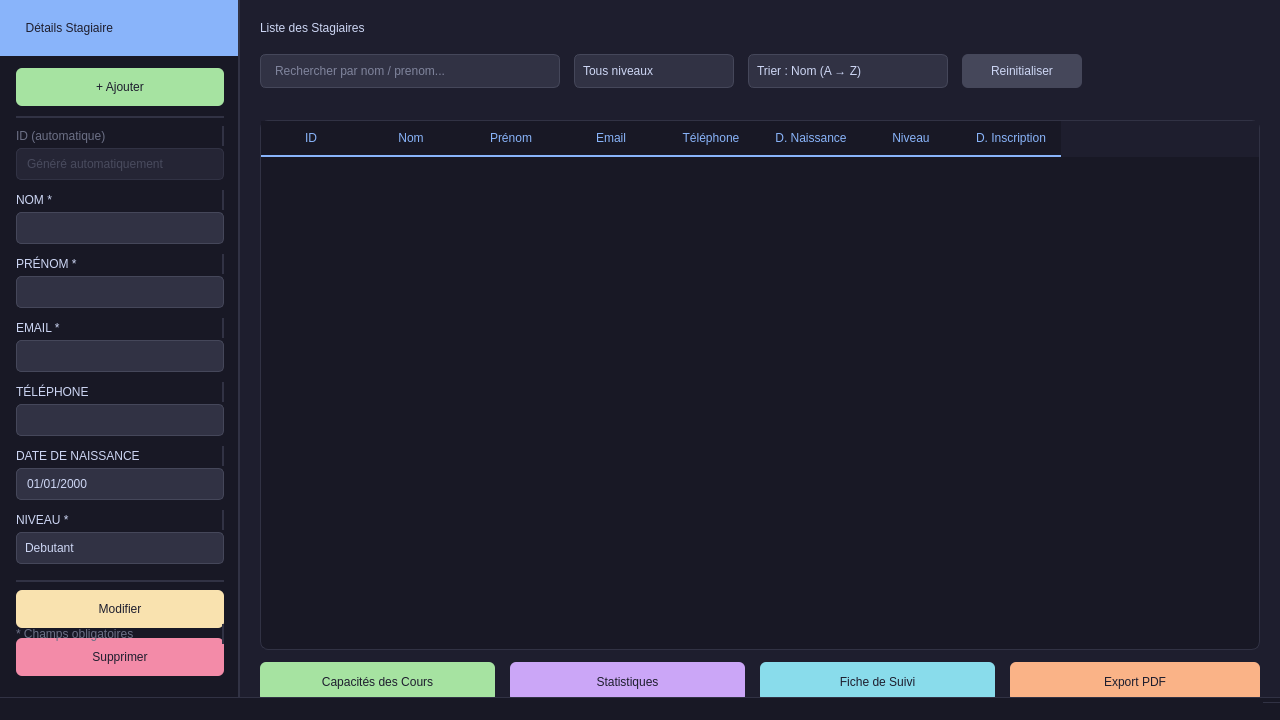
<?xml version="1.0" encoding="UTF-8"?>
<ui version="4.0">
 <class>MainWindow</class>
 <widget class="QMainWindow" name="MainWindow">
  <property name="geometry">
   <rect>
    <x>0</x>
    <y>0</y>
    <width>1280</width>
    <height>720</height>
   </rect>
  </property>
  <property name="windowTitle">
   <string>Gestion des Stagiaires — Centre de Formation</string>
  </property>
  <property name="styleSheet">
   <string notr="true">
    QMainWindow { background-color: #1e1e2e; }
   </string>
  </property>

  <widget class="QWidget" name="centralwidget">
   <property name="styleSheet">
    <string notr="true">background-color: #1e1e2e;</string>
   </property>

   <!-- ══════════════════════════════════════════
        PANNEAU GAUCHE — Formulaire
   ══════════════════════════════════════════ -->
   <widget class="QWidget" name="panneauGauche">
    <property name="geometry">
     <rect><x>0</x><y>0</y><width>240</width><height>720</height></rect>
    </property>
    <property name="styleSheet">
     <string notr="true">
      background-color: #181825;
      border-right: 2px solid #313244;
     </string>
    </property>

    <!-- Titre panneau -->
    <widget class="QLabel" name="labelTitrePanneau">
     <property name="geometry"><rect><x>0</x><y>0</y><width>240</width><height>56</height></rect></property>
     <property name="styleSheet">
      <string notr="true">
       background-color: #89b4fa;
       color: #1e1e2e;
       font: bold 13pt "Segoe UI";
       padding-left: 16px;
      </string>
     </property>
     <property name="text"><string>  Détails Stagiaire</string></property>
    </widget>

    <!-- Bouton Ajouter -->
    <widget class="QPushButton" name="pushButton">
     <property name="geometry"><rect><x>16</x><y>68</y><width>208</width><height>38</height></rect></property>
     <property name="styleSheet">
      <string notr="true">
       QPushButton {
        background-color: #a6e3a1;
        color: #1e1e2e;
        font: bold 10pt "Segoe UI";
        border-radius: 6px;
        border: none;
       }
       QPushButton:hover { background-color: #94d690; }
       QPushButton:pressed { background-color: #7ec87a; }
      </string>
     </property>
     <property name="text"><string>+ Ajouter</string></property>
    </widget>

    <!-- Séparateur -->
    <widget class="QFrame" name="separateur1">
     <property name="geometry"><rect><x>16</x><y>116</y><width>208</width><height>2</height></rect></property>
     <property name="styleSheet"><string notr="true">background-color: #313244;</string></property>
    </widget>

    <!-- Label ID -->
    <widget class="QLabel" name="labelId">
     <property name="geometry"><rect><x>16</x><y>126</y><width>208</width><height>20</height></rect></property>
     <property name="styleSheet">
      <string notr="true">color: #6c7086; font: 8pt "Segoe UI"; background: transparent;</string>
     </property>
     <property name="text"><string>ID (automatique)</string></property>
    </widget>
    <widget class="QLineEdit" name="lineEditId">
     <property name="geometry"><rect><x>16</x><y>148</y><width>208</width><height>32</height></rect></property>
     <property name="styleSheet">
      <string notr="true">
       QLineEdit {
        background-color: #252535;
        color: #6c7086;
        border: 1px solid #313244;
        border-radius: 5px;
        padding: 4px 8px;
        font: 9pt "Segoe UI";
       }
      </string>
     </property>
     <property name="readOnly"><bool>true</bool></property>
     <property name="placeholderText"><string>Généré automatiquement</string></property>
    </widget>

    <!-- Label Nom -->
    <widget class="QLabel" name="label">
     <property name="geometry"><rect><x>16</x><y>190</y><width>208</width><height>20</height></rect></property>
     <property name="styleSheet">
      <string notr="true">color: #cdd6f4; font: 8pt "Segoe UI"; background: transparent;</string>
     </property>
     <property name="text"><string>NOM *</string></property>
    </widget>
    <widget class="QLineEdit" name="lineEdit">
     <property name="geometry"><rect><x>16</x><y>212</y><width>208</width><height>32</height></rect></property>
     <property name="styleSheet">
      <string notr="true">
       QLineEdit {
        background-color: #313244;
        color: #cdd6f4;
        border: 1px solid #45475a;
        border-radius: 5px;
        padding: 4px 8px;
        font: 9pt "Segoe UI";
       }
       QLineEdit:focus { border: 1px solid #89b4fa; }
      </string>
     </property>
    </widget>

    <!-- Label Prénom -->
    <widget class="QLabel" name="label_2">
     <property name="geometry"><rect><x>16</x><y>254</y><width>208</width><height>20</height></rect></property>
     <property name="styleSheet">
      <string notr="true">color: #cdd6f4; font: 8pt "Segoe UI"; background: transparent;</string>
     </property>
     <property name="text"><string>PRÉNOM *</string></property>
    </widget>
    <widget class="QLineEdit" name="lineEdit_2">
     <property name="geometry"><rect><x>16</x><y>276</y><width>208</width><height>32</height></rect></property>
     <property name="styleSheet">
      <string notr="true">
       QLineEdit {
        background-color: #313244; color: #cdd6f4;
        border: 1px solid #45475a; border-radius: 5px;
        padding: 4px 8px; font: 9pt "Segoe UI";
       }
       QLineEdit:focus { border: 1px solid #89b4fa; }
      </string>
     </property>
    </widget>

    <!-- Label Email -->
    <widget class="QLabel" name="label_3">
     <property name="geometry"><rect><x>16</x><y>318</y><width>208</width><height>20</height></rect></property>
     <property name="styleSheet">
      <string notr="true">color: #cdd6f4; font: 8pt "Segoe UI"; background: transparent;</string>
     </property>
     <property name="text"><string>EMAIL *</string></property>
    </widget>
    <widget class="QLineEdit" name="lineEdit_3">
     <property name="geometry"><rect><x>16</x><y>340</y><width>208</width><height>32</height></rect></property>
     <property name="styleSheet">
      <string notr="true">
       QLineEdit {
        background-color: #313244; color: #cdd6f4;
        border: 1px solid #45475a; border-radius: 5px;
        padding: 4px 8px; font: 9pt "Segoe UI";
       }
       QLineEdit:focus { border: 1px solid #89b4fa; }
      </string>
     </property>
    </widget>

    <!-- Label Téléphone -->
    <widget class="QLabel" name="label_4">
     <property name="geometry"><rect><x>16</x><y>382</y><width>208</width><height>20</height></rect></property>
     <property name="styleSheet">
      <string notr="true">color: #cdd6f4; font: 8pt "Segoe UI"; background: transparent;</string>
     </property>
     <property name="text"><string>TÉLÉPHONE</string></property>
    </widget>
    <widget class="QLineEdit" name="lineEdit_4">
     <property name="geometry"><rect><x>16</x><y>404</y><width>208</width><height>32</height></rect></property>
     <property name="styleSheet">
      <string notr="true">
       QLineEdit {
        background-color: #313244; color: #cdd6f4;
        border: 1px solid #45475a; border-radius: 5px;
        padding: 4px 8px; font: 9pt "Segoe UI";
       }
       QLineEdit:focus { border: 1px solid #89b4fa; }
      </string>
     </property>
    </widget>

    <!-- Label Date naissance -->
    <widget class="QLabel" name="label_5">
     <property name="geometry"><rect><x>16</x><y>446</y><width>208</width><height>20</height></rect></property>
     <property name="styleSheet">
      <string notr="true">color: #cdd6f4; font: 8pt "Segoe UI"; background: transparent;</string>
     </property>
     <property name="text"><string>DATE DE NAISSANCE</string></property>
    </widget>
    <widget class="QDateEdit" name="dateEdit">
     <property name="geometry"><rect><x>16</x><y>468</y><width>208</width><height>32</height></rect></property>
     <property name="styleSheet">
      <string notr="true">
       QDateEdit {
        background-color: #313244; color: #cdd6f4;
        border: 1px solid #45475a; border-radius: 5px;
        padding: 4px 8px; font: 9pt "Segoe UI";
       }
       QDateEdit:focus { border: 1px solid #89b4fa; }
       QDateEdit::drop-down { border: none; }
      </string>
     </property>
     <property name="calendarPopup"><bool>true</bool></property>
     <property name="displayFormat"><string>dd/MM/yyyy</string></property>
    </widget>

    <!-- Label Niveau -->
    <widget class="QLabel" name="label_6">
     <property name="geometry"><rect><x>16</x><y>510</y><width>208</width><height>20</height></rect></property>
     <property name="styleSheet">
      <string notr="true">color: #cdd6f4; font: 8pt "Segoe UI"; background: transparent;</string>
     </property>
     <property name="text"><string>NIVEAU *</string></property>
    </widget>
    <widget class="QComboBox" name="comboBox">
     <property name="geometry"><rect><x>16</x><y>532</y><width>208</width><height>32</height></rect></property>
     <property name="styleSheet">
      <string notr="true">
       QComboBox {
        background-color: #313244; color: #cdd6f4;
        border: 1px solid #45475a; border-radius: 5px;
        padding: 4px 8px; font: 9pt "Segoe UI";
       }
       QComboBox:focus { border: 1px solid #89b4fa; }
       QComboBox::drop-down { border: none; }
       QComboBox QAbstractItemView {
        background-color: #313244; color: #cdd6f4;
        selection-background-color: #89b4fa;
        selection-color: #1e1e2e;
       }
      </string>
     </property>
     <item><property name="text"><string>Debutant</string></property></item>
     <item><property name="text"><string>Intermediaire</string></property></item>
     <item><property name="text"><string>Avance</string></property></item>
    </widget>

    <!-- Séparateur 2 -->
    <widget class="QFrame" name="separateur2">
     <property name="geometry"><rect><x>16</x><y>580</y><width>208</width><height>2</height></rect></property>
     <property name="styleSheet"><string notr="true">background-color: #313244;</string></property>
    </widget>

    <!-- Bouton Modifier -->
    <widget class="QPushButton" name="pushButton_2">
     <property name="geometry"><rect><x>16</x><y>590</y><width>208</width><height>38</height></rect></property>
     <property name="styleSheet">
      <string notr="true">
       QPushButton {
        background-color: #f9e2af;
        color: #1e1e2e;
        font: bold 10pt "Segoe UI";
        border-radius: 6px; border: none;
       }
       QPushButton:hover { background-color: #f0d49a; }
       QPushButton:pressed { background-color: #e0c485; }
      </string>
     </property>
     <property name="text"><string>Modifier</string></property>
    </widget>

    <!-- Bouton Supprimer -->
    <widget class="QPushButton" name="pushButton_3">
     <property name="geometry"><rect><x>16</x><y>638</y><width>208</width><height>38</height></rect></property>
     <property name="styleSheet">
      <string notr="true">
       QPushButton {
        background-color: #f38ba8;
        color: #1e1e2e;
        font: bold 10pt "Segoe UI";
        border-radius: 6px; border: none;
       }
       QPushButton:hover { background-color: #e07a97; }
       QPushButton:pressed { background-color: #cc6a84; }
      </string>
     </property>
     <property name="text"><string>Supprimer</string></property>
    </widget>

    <!-- Note champs obligatoires -->
    <widget class="QLabel" name="labelObligatoires">
     <property name="geometry"><rect><x>16</x><y>624</y><width>208</width><height>20</height></rect></property>
     <property name="styleSheet">
      <string notr="true">color: #6c7086; font: 7pt "Segoe UI"; background: transparent;</string>
     </property>
     <property name="text"><string>* Champs obligatoires</string></property>
    </widget>

   </widget><!-- fin panneauGauche -->

   <!-- ══════════════════════════════════════════
        PANNEAU DROIT — Tableau + Recherche
   ══════════════════════════════════════════ -->
   <widget class="QWidget" name="panneauDroit">
    <property name="geometry">
     <rect><x>240</x><y>0</y><width>1040</width><height>720</height></rect>
    </property>
    <property name="styleSheet">
     <string notr="true">background-color: #1e1e2e;</string>
    </property>

    <!-- En-tête titre -->
    <widget class="QLabel" name="labelTitreApp">
     <property name="geometry"><rect><x>20</x><y>12</y><width>600</width><height>32</height></rect></property>
     <property name="styleSheet">
      <string notr="true">color: #cdd6f4; font: bold 14pt "Segoe UI"; background: transparent;</string>
     </property>
     <property name="text"><string>Liste des Stagiaires</string></property>
    </widget>

    <!-- Barre de recherche -->
    <widget class="QLineEdit" name="lineEditRecherche">
     <property name="geometry"><rect><x>20</x><y>54</y><width>300</width><height>34</height></rect></property>
     <property name="styleSheet">
      <string notr="true">
       QLineEdit {
        background-color: #313244;
        color: #cdd6f4;
        border: 1px solid #45475a;
        border-radius: 6px;
        padding: 4px 12px;
        font: 9pt "Segoe UI";
       }
       QLineEdit:focus { border: 1px solid #89b4fa; }
      </string>
     </property>
     <property name="placeholderText"><string>Rechercher par nom / prenom...</string></property>
    </widget>

    <!-- Filtre Niveau -->
    <widget class="QComboBox" name="comboFiltreNiveau">
     <property name="geometry"><rect><x>334</x><y>54</y><width>160</width><height>34</height></rect></property>
     <property name="styleSheet">
      <string notr="true">
       QComboBox {
        background-color: #313244; color: #cdd6f4;
        border: 1px solid #45475a; border-radius: 6px;
        padding: 4px 8px; font: 9pt "Segoe UI";
       }
       QComboBox:focus { border: 1px solid #89b4fa; }
       QComboBox::drop-down { border: none; }
       QComboBox QAbstractItemView {
        background-color: #313244; color: #cdd6f4;
        selection-background-color: #89b4fa; selection-color: #1e1e2e;
       }
      </string>
     </property>
     <item><property name="text"><string>Tous niveaux</string></property></item>
     <item><property name="text"><string>Debutant</string></property></item>
     <item><property name="text"><string>Intermediaire</string></property></item>
     <item><property name="text"><string>Avance</string></property></item>
    </widget>

    <!-- Tri -->
    <widget class="QComboBox" name="comboTri">
     <property name="geometry"><rect><x>508</x><y>54</y><width>200</width><height>34</height></rect></property>
     <property name="styleSheet">
      <string notr="true">
       QComboBox {
        background-color: #313244; color: #cdd6f4;
        border: 1px solid #45475a; border-radius: 6px;
        padding: 4px 8px; font: 9pt "Segoe UI";
       }
       QComboBox:focus { border: 1px solid #89b4fa; }
       QComboBox::drop-down { border: none; }
       QComboBox QAbstractItemView {
        background-color: #313244; color: #cdd6f4;
        selection-background-color: #89b4fa; selection-color: #1e1e2e;
       }
      </string>
     </property>
     <item><property name="text"><string>Trier : Nom (A → Z)</string></property></item>
     <item><property name="text"><string>Trier : Nom (Z → A)</string></property></item>
     <item><property name="text"><string>Trier : Date insc. (récent)</string></property></item>
     <item><property name="text"><string>Trier : Date insc. (ancien)</string></property></item>
     <item><property name="text"><string>Trier : Niveau (A → Z)</string></property></item>
    </widget>

    <!-- Bouton Réinitialiser -->
    <widget class="QPushButton" name="btnReinit">
     <property name="geometry"><rect><x>722</x><y>54</y><width>120</width><height>34</height></rect></property>
     <property name="styleSheet">
      <string notr="true">
       QPushButton {
        background-color: #45475a; color: #cdd6f4;
        font: 9pt "Segoe UI"; border-radius: 6px; border: none;
       }
       QPushButton:hover { background-color: #585b70; }
       QPushButton:pressed { background-color: #313244; }
      </string>
     </property>
     <property name="text"><string>Reinitialiser</string></property>
    </widget>

    <!-- Compteur résultats -->
    <widget class="QLabel" name="labelResultats">
     <property name="geometry"><rect><x>20</x><y>96</y><width>500</width><height>20</height></rect></property>
     <property name="styleSheet">
      <string notr="true">color: #6c7086; font: 8pt "Segoe UI"; background: transparent;</string>
     </property>
     <property name="text"><string></string></property>
    </widget>

    <!-- Tableau -->
    <widget class="QTableWidget" name="tableWidget">
     <property name="geometry">
      <rect><x>20</x><y>120</y><width>1000</width><height>530</height></rect>
     </property>
     <property name="styleSheet">
      <string notr="true">
       QTableWidget {
        background-color: #181825;
        color: #cdd6f4;
        gridline-color: #313244;
        border: 1px solid #313244;
        border-radius: 8px;
        font: 9pt "Segoe UI";
        outline: none;
       }
       QTableWidget::item {
        padding: 6px 10px;
        border-bottom: 1px solid #313244;
       }
       QTableWidget::item:selected {
        background-color: #313244;
        color: #89b4fa;
       }
       QTableWidget::item:hover {
        background-color: #252535;
       }
       QHeaderView::section {
        background-color: #181825;
        color: #89b4fa;
        font: bold 9pt "Segoe UI";
        padding: 8px 10px;
        border: none;
        border-bottom: 2px solid #89b4fa;
       }
       QScrollBar:vertical {
        background: #181825; width: 8px; border-radius: 4px;
       }
       QScrollBar::handle:vertical {
        background: #45475a; border-radius: 4px; min-height: 20px;
       }
       QScrollBar::handle:vertical:hover { background: #89b4fa; }
       QScrollBar:horizontal {
        background: #181825; height: 8px; border-radius: 4px;
       }
       QScrollBar::handle:horizontal {
        background: #45475a; border-radius: 4px; min-width: 20px;
       }
      </string>
     </property>
     <property name="alternatingRowColors"><bool>true</bool></property>
     <property name="showGrid"><bool>false</bool></property>
     <column><property name="text"><string>ID</string></property></column>
     <column><property name="text"><string>Nom</string></property></column>
     <column><property name="text"><string>Prénom</string></property></column>
     <column><property name="text"><string>Email</string></property></column>
     <column><property name="text"><string>Téléphone</string></property></column>
     <column><property name="text"><string>D. Naissance</string></property></column>
     <column><property name="text"><string>Niveau</string></property></column>
     <column><property name="text"><string>D. Inscription</string></property></column>
    </widget>

    <!-- Boutons sous le tableau -->
    <widget class="QPushButton" name="btnCapacite">
     <property name="geometry"><rect><x>20</x><y>662</y><width>235</width><height>40</height></rect></property>
     <property name="styleSheet">
      <string notr="true">
       QPushButton {
        background-color: #a6e3a1;
        color: #1e1e2e;
        font: bold 10pt "Segoe UI";
        border-radius: 6px; border: none;
       }
       QPushButton:hover { background-color: #94d690; }
       QPushButton:pressed { background-color: #7ec87a; }
      </string>
     </property>
     <property name="text"><string>Capacités des Cours</string></property>
    </widget>

    <widget class="QPushButton" name="btnStatistiques">
     <property name="geometry"><rect><x>270</x><y>662</y><width>235</width><height>40</height></rect></property>
     <property name="styleSheet">
      <string notr="true">
       QPushButton {
        background-color: #cba6f7;
        color: #1e1e2e;
        font: bold 10pt "Segoe UI";
        border-radius: 6px; border: none;
       }
       QPushButton:hover { background-color: #b893e0; }
       QPushButton:pressed { background-color: #a47fc9; }
      </string>
     </property>
     <property name="text"><string>Statistiques</string></property>
    </widget>

    <widget class="QPushButton" name="btnFicheSuivi">
     <property name="geometry"><rect><x>520</x><y>662</y><width>235</width><height>40</height></rect></property>
     <property name="styleSheet">
      <string notr="true">
       QPushButton {
        background-color: #89dceb;
        color: #1e1e2e;
        font: bold 10pt "Segoe UI";
        border-radius: 6px; border: none;
       }
       QPushButton:hover { background-color: #74c9d8; }
       QPushButton:pressed { background-color: #5eb6c5; }
      </string>
     </property>
     <property name="text"><string>Fiche de Suivi</string></property>
    </widget>

    <widget class="QPushButton" name="btnExportPdf">
     <property name="geometry"><rect><x>770</x><y>662</y><width>250</width><height>40</height></rect></property>
     <property name="styleSheet">
      <string notr="true">
       QPushButton {
        background-color: #fab387;
        color: #1e1e2e;
        font: bold 10pt "Segoe UI";
        border-radius: 6px; border: none;
       }
       QPushButton:hover { background-color: #e89e72; }
       QPushButton:pressed { background-color: #d4895d; }
      </string>
     </property>
     <property name="text"><string>Export PDF</string></property>
    </widget>

   </widget><!-- fin panneauDroit -->

  </widget><!-- fin centralwidget -->

  <widget class="QMenuBar" name="menubar">
   <property name="geometry">
    <rect><x>0</x><y>0</y><width>1280</width><height>0</height></rect>
   </property>
  </widget>
  <widget class="QStatusBar" name="statusbar">
   <property name="styleSheet">
    <string notr="true">
     background-color: #181825;
     color: #6c7086;
     font: 8pt "Segoe UI";
     border-top: 1px solid #313244;
    </string>
   </property>
  </widget>

 </widget>
 <resources/>
 <connections/>
</ui>
